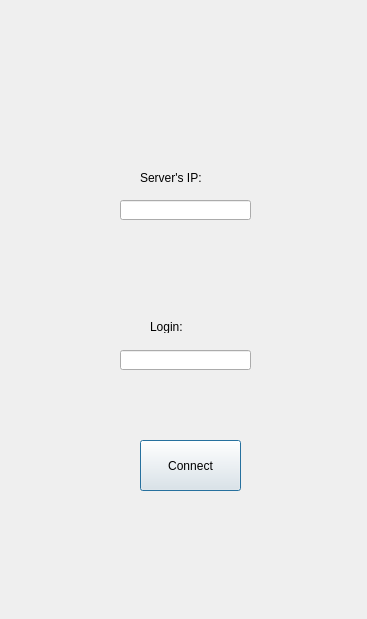
<?xml version="1.0" encoding="UTF-8"?>
<ui version="4.0">
 <class>Connector</class>
 <widget class="QDialog" name="Connector">
  <property name="geometry">
   <rect>
    <x>0</x>
    <y>0</y>
    <width>367</width>
    <height>619</height>
   </rect>
  </property>
  <property name="windowTitle">
   <string>Dialog</string>
  </property>
  <widget class="QLineEdit" name="ipEdit">
   <property name="geometry">
    <rect>
     <x>120</x>
     <y>200</y>
     <width>131</width>
     <height>20</height>
    </rect>
   </property>
  </widget>
  <widget class="QLineEdit" name="loginEdit">
   <property name="geometry">
    <rect>
     <x>120</x>
     <y>350</y>
     <width>131</width>
     <height>20</height>
    </rect>
   </property>
  </widget>
  <widget class="QLabel" name="label">
   <property name="geometry">
    <rect>
     <x>150</x>
     <y>320</y>
     <width>47</width>
     <height>13</height>
    </rect>
   </property>
   <property name="text">
    <string>Login:</string>
   </property>
  </widget>
  <widget class="QLabel" name="label_2">
   <property name="geometry">
    <rect>
     <x>140</x>
     <y>170</y>
     <width>71</width>
     <height>16</height>
    </rect>
   </property>
   <property name="text">
    <string>Server's IP:</string>
   </property>
  </widget>
  <widget class="QPushButton" name="sendCredentialsButton">
   <property name="geometry">
    <rect>
     <x>140</x>
     <y>440</y>
     <width>101</width>
     <height>51</height>
    </rect>
   </property>
   <property name="text">
    <string>Connect</string>
   </property>
  </widget>
  <widget class="QLabel" name="cantConnectLabel">
   <property name="geometry">
    <rect>
     <x>80</x>
     <y>70</y>
     <width>211</width>
     <height>41</height>
    </rect>
   </property>
   <property name="font">
    <font>
     <pointsize>11</pointsize>
     <weight>75</weight>
     <bold>true</bold>
    </font>
   </property>
   <property name="text">
    <string/>
   </property>
  </widget>
 </widget>
 <resources/>
 <connections/>
</ui>
